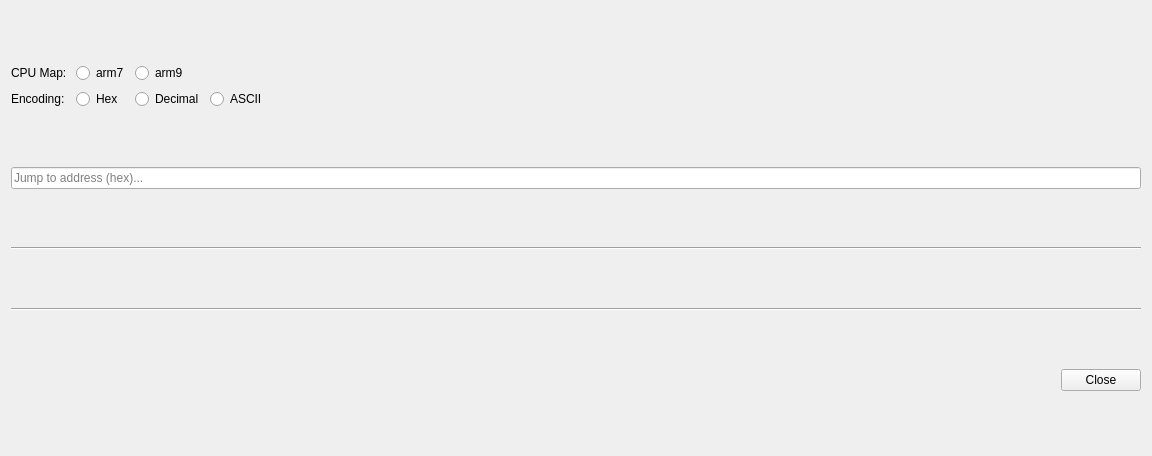
<?xml version="1.0" encoding="UTF-8"?>
<ui version="4.0">
 <class>MemoryViewer</class>
 <widget class="QWidget" name="MemoryViewer">
  <property name="geometry">
   <rect>
    <x>0</x>
    <y>0</y>
    <width>1152</width>
    <height>456</height>
   </rect>
  </property>
  <property name="windowTitle">
   <string>Memory Viewer</string>
  </property>
  <layout class="QVBoxLayout" name="verticalLayout">
   <item>
    <layout class="QHBoxLayout" name="horizontalLayout_3">
     <item>
      <layout class="QGridLayout" name="gridLayout_2">
       <item row="2" column="3">
        <widget class="QRadioButton" name="radioButton_mode_ascii">
         <property name="text">
          <string>ASCII</string>
         </property>
         <property name="autoExclusive">
          <bool>false</bool>
         </property>
        </widget>
       </item>
       <item row="2" column="2">
        <widget class="QRadioButton" name="radioButton_mode_decimal">
         <property name="text">
          <string>Decimal</string>
         </property>
         <property name="autoExclusive">
          <bool>false</bool>
         </property>
        </widget>
       </item>
       <item row="0" column="2">
        <widget class="QRadioButton" name="radioButton_cpu_arm9">
         <property name="text">
          <string>arm9</string>
         </property>
         <property name="autoExclusive">
          <bool>false</bool>
         </property>
        </widget>
       </item>
       <item row="0" column="0">
        <widget class="QLabel" name="label_2">
         <property name="sizePolicy">
          <sizepolicy hsizetype="Preferred" vsizetype="Fixed">
           <horstretch>0</horstretch>
           <verstretch>0</verstretch>
          </sizepolicy>
         </property>
         <property name="text">
          <string>CPU Map: </string>
         </property>
        </widget>
       </item>
       <item row="2" column="1">
        <widget class="QRadioButton" name="radioButton_mode_hex">
         <property name="text">
          <string>Hex</string>
         </property>
         <property name="autoExclusive">
          <bool>false</bool>
         </property>
        </widget>
       </item>
       <item row="0" column="1">
        <widget class="QRadioButton" name="radioButton_cpu_arm7">
         <property name="text">
          <string>arm7</string>
         </property>
         <property name="autoExclusive">
          <bool>false</bool>
         </property>
        </widget>
       </item>
       <item row="2" column="0">
        <widget class="QLabel" name="label">
         <property name="sizePolicy">
          <sizepolicy hsizetype="Preferred" vsizetype="Fixed">
           <horstretch>0</horstretch>
           <verstretch>0</verstretch>
          </sizepolicy>
         </property>
         <property name="text">
          <string>Encoding:</string>
         </property>
        </widget>
       </item>
      </layout>
     </item>
     <item>
      <spacer name="horizontalSpacer_2">
       <property name="orientation">
        <enum>Qt::Orientation::Horizontal</enum>
       </property>
       <property name="sizeHint" stdset="0">
        <size>
         <width>40</width>
         <height>20</height>
        </size>
       </property>
      </spacer>
     </item>
    </layout>
   </item>
   <item>
    <layout class="QHBoxLayout" name="horizontalLayout_4">
     <item>
      <widget class="QLineEdit" name="addressInput">
       <property name="placeholderText">
        <string>Jump to address (hex)...</string>
       </property>
      </widget>
     </item>
    </layout>
   </item>
   <item>
    <widget class="Line" name="line_2">
     <property name="orientation">
      <enum>Qt::Orientation::Horizontal</enum>
     </property>
    </widget>
   </item>
   <item>
    <widget class="Line" name="line">
     <property name="orientation">
      <enum>Qt::Orientation::Horizontal</enum>
     </property>
    </widget>
   </item>
   <item>
    <layout class="QHBoxLayout" name="horizontalLayout_2">
     <item>
      <spacer name="horizontalSpacer">
       <property name="orientation">
        <enum>Qt::Orientation::Horizontal</enum>
       </property>
       <property name="sizeHint" stdset="0">
        <size>
         <width>40</width>
         <height>20</height>
        </size>
       </property>
      </spacer>
     </item>
     <item>
      <widget class="QPushButton" name="closeButton">
       <property name="text">
        <string>Close</string>
       </property>
      </widget>
     </item>
    </layout>
   </item>
  </layout>
 </widget>
 <resources/>
 <connections/>
</ui>
